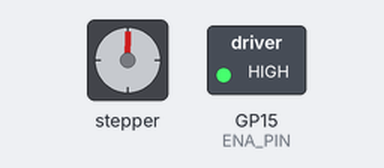
Bench run of a program on a simulated Raspberry Pi Pico running MicroPython. Shown: stepper motor, switched loads named in the program (green lamp = pin HIGH). Pins used as bus, display or sensor lines are not drawn. At 1.8 s the program stops and its outputs stay as they are.

Above: at 0.15 s.
At 1.9 s:
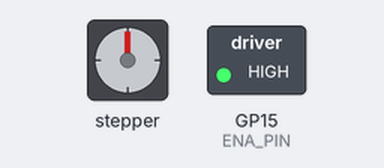
Timing chart, 0 to 3.3 s (numbered marks = the images above):
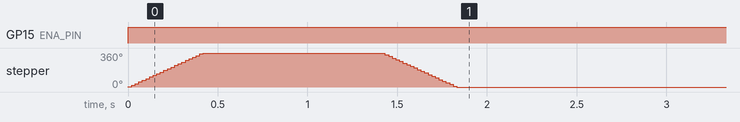

The program:

Stepper_001.py
```python
'''
Code Version 1:- Read PWM (3.3V Logic) From T12 RX or FC (3.3v Logic) with python
-------- Components Used --------------
Stepper  = Nema 17 JK42HS60-1684
Gear Box = NO
Driver   = TB6600
Current Set = 1.5Amp
Micro Step  = 3200
----------------------------------------
-------- Connections -------------------
Pico 2w           Driver
GPIO 2     ->     pul-
GPIO 3     ->     dir-
GPIO 4     ->     ena-
3.3V       ->     (Short Dir+,Pul+,Ena+)
----------------------------------------

Created On :- 13-feb-2026
Created by :- K Madhu Mohan Chary
For Code Enquiry :- madhu@marutdrones.com

'''

import time
from machine import Pin

# Define the GPIO pins connected to the TB6600
DIR_PIN = Pin(17, Pin.OUT)
STEP_PIN = Pin(16, Pin.OUT)
ENA_PIN = Pin(15, Pin.OUT)
ENA_PIN.value(1) # 0 to Disable and 1 to Enable

# Constants for direction
CW = 1 # Clockwise
CCW = 0 # Counter-clockwise

steps_per_revolution = 200 # motor and microstepping
delay = 0.001 # delay for changing speed , decrease the value to increase the speed

def move_stepper(direction, steps):
    DIR_PIN.value(direction) # Set direction
    for _ in range(steps):
        STEP_PIN.value(1) # Step pulse high
        time.sleep(delay)
        STEP_PIN.value(0) # Step pulse low
        time.sleep(delay)

# Move 1 revolution clockwise
move_stepper(CW, steps_per_revolution)
time.sleep(1) # Wait for 1 second

# Move 1 revolution counter-clockwise
move_stepper(CCW, steps_per_revolution)
```

Measured:
- by itself, GP15 (ENA_PIN): LOW → HIGH at 0.00 s
- by itself, stepper: turns 360° clockwise in 0.42 s, then 360° counter-clockwise in 0.42 s
